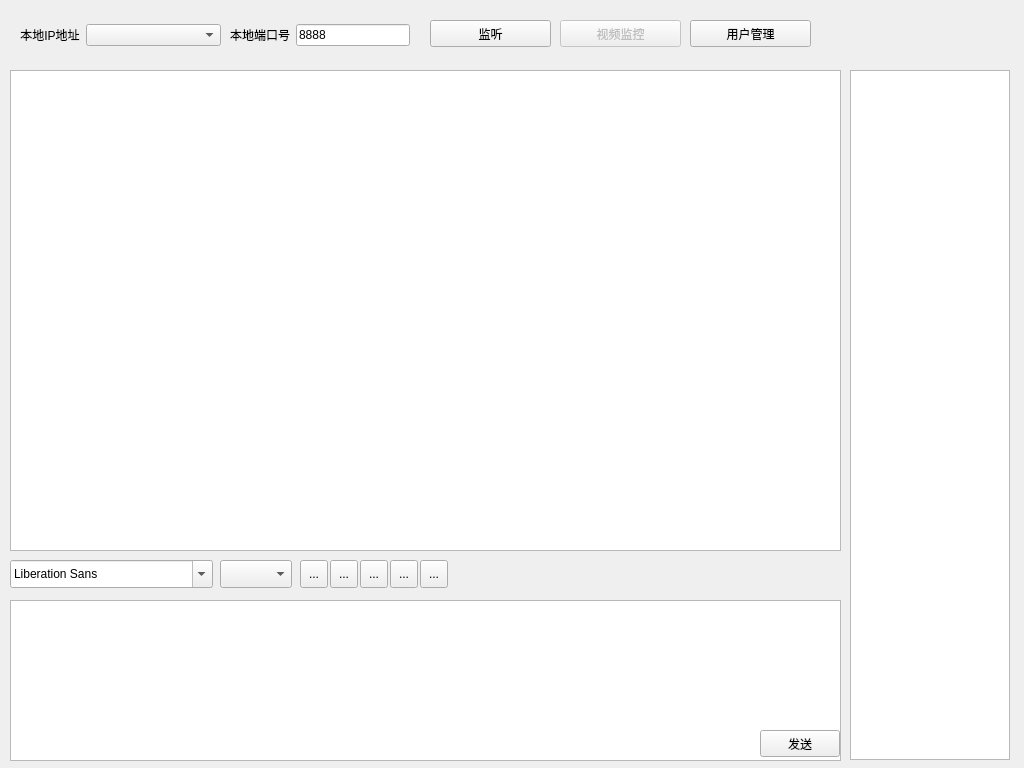
<?xml version="1.0" encoding="UTF-8"?>
<ui version="4.0">
 <class>Server</class>
 <widget class="QWidget" name="Server">
  <property name="geometry">
   <rect>
    <x>0</x>
    <y>0</y>
    <width>1024</width>
    <height>768</height>
   </rect>
  </property>
  <property name="windowTitle">
   <string>Dialog</string>
  </property>
  <widget class="QWidget" name="layoutWidget">
   <property name="geometry">
    <rect>
     <x>230</x>
     <y>20</y>
     <width>180</width>
     <height>30</height>
    </rect>
   </property>
   <layout class="QHBoxLayout" name="horizontalLayout_2">
    <item>
     <widget class="QLabel" name="label_2">
      <property name="text">
       <string>本地端口号</string>
      </property>
      <property name="textFormat">
       <enum>Qt::PlainText</enum>
      </property>
      <property name="alignment">
       <set>Qt::AlignCenter</set>
      </property>
     </widget>
    </item>
    <item>
     <widget class="QLineEdit" name="edit_localPort">
      <property name="inputMask">
       <string>00000</string>
      </property>
      <property name="text">
       <string>8888</string>
      </property>
     </widget>
    </item>
   </layout>
  </widget>
  <widget class="QPushButton" name="btn_listen">
   <property name="geometry">
    <rect>
     <x>430</x>
     <y>20</y>
     <width>121</width>
     <height>27</height>
    </rect>
   </property>
   <property name="text">
    <string>监听</string>
   </property>
  </widget>
  <widget class="QWidget" name="layoutWidget">
   <property name="geometry">
    <rect>
     <x>20</x>
     <y>20</y>
     <width>201</width>
     <height>30</height>
    </rect>
   </property>
   <layout class="QHBoxLayout" name="horizontalLayout" stretch="0,8">
    <item>
     <widget class="QLabel" name="label">
      <property name="text">
       <string>本地IP地址</string>
      </property>
      <property name="textFormat">
       <enum>Qt::PlainText</enum>
      </property>
      <property name="alignment">
       <set>Qt::AlignCenter</set>
      </property>
     </widget>
    </item>
    <item>
     <widget class="QComboBox" name="combo_ipList"/>
    </item>
   </layout>
  </widget>
  <widget class="QTextBrowser" name="text_chat">
   <property name="geometry">
    <rect>
     <x>10</x>
     <y>70</y>
     <width>831</width>
     <height>481</height>
    </rect>
   </property>
  </widget>
  <widget class="QListWidget" name="listWidget_onlineList">
   <property name="geometry">
    <rect>
     <x>850</x>
     <y>70</y>
     <width>160</width>
     <height>690</height>
    </rect>
   </property>
  </widget>
  <widget class="QToolButton" name="btn_italic">
   <property name="geometry">
    <rect>
     <x>360</x>
     <y>560</y>
     <width>28</width>
     <height>28</height>
    </rect>
   </property>
   <property name="text">
    <string>...</string>
   </property>
   <property name="icon">
    <iconset resource="res.qrc">
     <normaloff>:/images/italic.png</normaloff>:/images/italic.png</iconset>
   </property>
   <property name="iconSize">
    <size>
     <width>28</width>
     <height>28</height>
    </size>
   </property>
   <property name="checkable">
    <bool>false</bool>
   </property>
  </widget>
  <widget class="QToolButton" name="btn_bold">
   <property name="geometry">
    <rect>
     <x>420</x>
     <y>560</y>
     <width>28</width>
     <height>28</height>
    </rect>
   </property>
   <property name="text">
    <string>...</string>
   </property>
   <property name="icon">
    <iconset resource="res.qrc">
     <normaloff>:/images/bold.png</normaloff>:/images/bold.png</iconset>
   </property>
   <property name="iconSize">
    <size>
     <width>28</width>
     <height>28</height>
    </size>
   </property>
  </widget>
  <widget class="QComboBox" name="comboBox_fontSize">
   <property name="geometry">
    <rect>
     <x>220</x>
     <y>560</y>
     <width>72</width>
     <height>28</height>
    </rect>
   </property>
   <property name="styleSheet">
    <string notr="true">QComboBox{combobox-popup:0;}</string>
   </property>
   <property name="currentIndex">
    <number>-1</number>
   </property>
   <property name="maxVisibleItems">
    <number>10</number>
   </property>
  </widget>
  <widget class="QToolButton" name="btn_saveRecord">
   <property name="geometry">
    <rect>
     <x>330</x>
     <y>560</y>
     <width>28</width>
     <height>28</height>
    </rect>
   </property>
   <property name="text">
    <string>...</string>
   </property>
   <property name="icon">
    <iconset resource="res.qrc">
     <normaloff>:/images/save.png</normaloff>:/images/save.png</iconset>
   </property>
   <property name="iconSize">
    <size>
     <width>28</width>
     <height>28</height>
    </size>
   </property>
  </widget>
  <widget class="QFontComboBox" name="fontComboBox">
   <property name="geometry">
    <rect>
     <x>10</x>
     <y>560</y>
     <width>203</width>
     <height>28</height>
    </rect>
   </property>
  </widget>
  <widget class="QToolButton" name="btn_clearRecord">
   <property name="geometry">
    <rect>
     <x>300</x>
     <y>560</y>
     <width>28</width>
     <height>28</height>
    </rect>
   </property>
   <property name="text">
    <string>...</string>
   </property>
   <property name="icon">
    <iconset resource="res.qrc">
     <normaloff>:/images/clear.png</normaloff>:/images/clear.png</iconset>
   </property>
   <property name="iconSize">
    <size>
     <width>28</width>
     <height>28</height>
    </size>
   </property>
  </widget>
  <widget class="QToolButton" name="btn_underLine">
   <property name="geometry">
    <rect>
     <x>390</x>
     <y>560</y>
     <width>28</width>
     <height>28</height>
    </rect>
   </property>
   <property name="text">
    <string>...</string>
   </property>
   <property name="icon">
    <iconset resource="res.qrc">
     <normaloff>:/images/under.png</normaloff>:/images/under.png</iconset>
   </property>
   <property name="iconSize">
    <size>
     <width>28</width>
     <height>28</height>
    </size>
   </property>
  </widget>
  <widget class="QPushButton" name="btn_monitor">
   <property name="enabled">
    <bool>false</bool>
   </property>
   <property name="geometry">
    <rect>
     <x>560</x>
     <y>20</y>
     <width>121</width>
     <height>27</height>
    </rect>
   </property>
   <property name="text">
    <string>视频监控</string>
   </property>
  </widget>
  <widget class="QFrame" name="frame">
   <property name="geometry">
    <rect>
     <x>10</x>
     <y>600</y>
     <width>831</width>
     <height>161</height>
    </rect>
   </property>
   <property name="frameShape">
    <enum>QFrame::StyledPanel</enum>
   </property>
   <property name="frameShadow">
    <enum>QFrame::Raised</enum>
   </property>
   <widget class="QPlainTextEdit" name="edit_send">
    <property name="geometry">
     <rect>
      <x>0</x>
      <y>0</y>
      <width>831</width>
      <height>161</height>
     </rect>
    </property>
   </widget>
   <widget class="QPushButton" name="btn_send">
    <property name="geometry">
     <rect>
      <x>750</x>
      <y>130</y>
      <width>80</width>
      <height>27</height>
     </rect>
    </property>
    <property name="text">
     <string>发送</string>
    </property>
   </widget>
  </widget>
  <widget class="QPushButton" name="btn_userManager">
   <property name="geometry">
    <rect>
     <x>690</x>
     <y>20</y>
     <width>121</width>
     <height>27</height>
    </rect>
   </property>
   <property name="text">
    <string>用户管理</string>
   </property>
  </widget>
 </widget>
 <resources>
  <include location="res.qrc"/>
 </resources>
 <connections/>
</ui>
